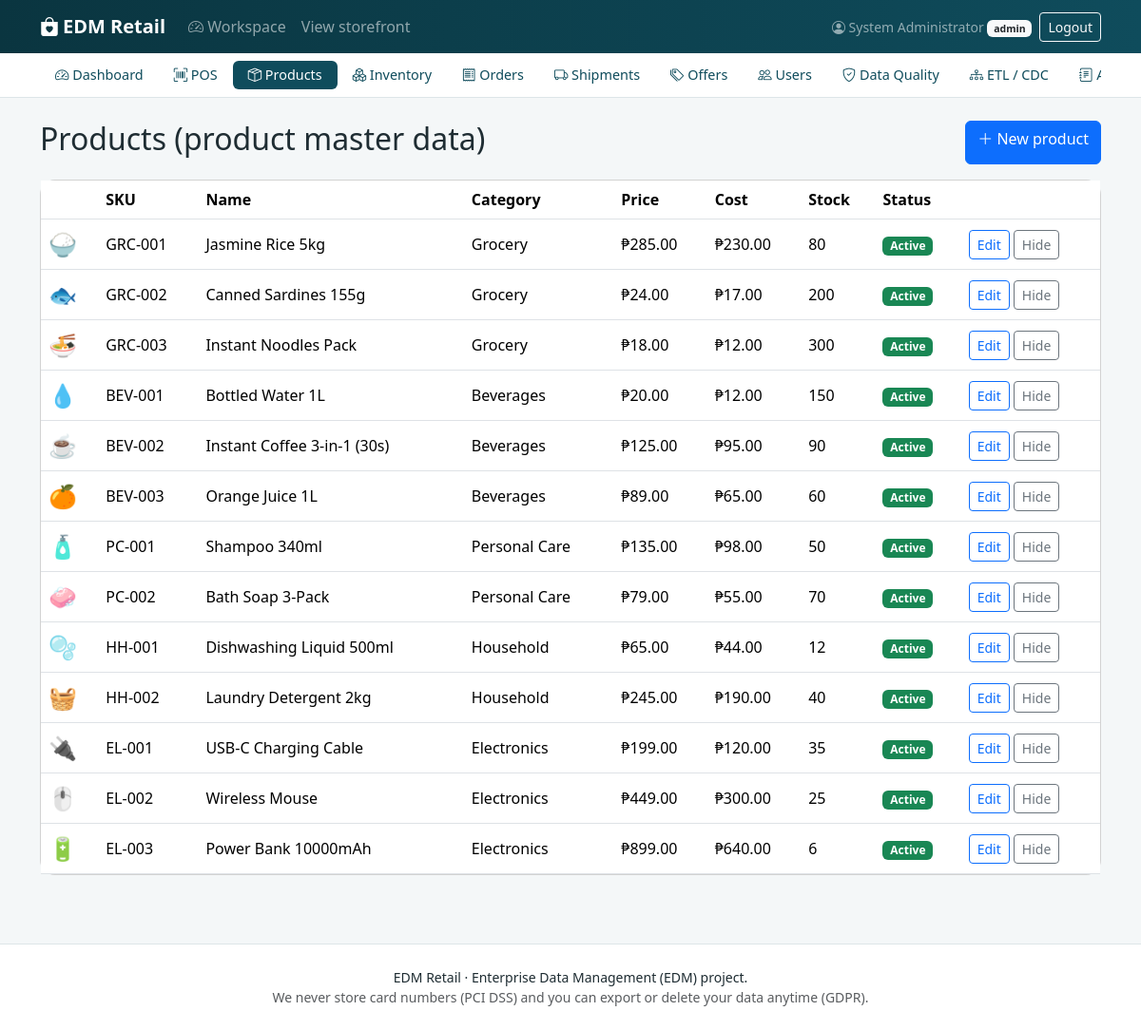
/admin/products.php (signed in), run on the app's committed database.
### tables this page shows
CREATE TABLE products (                        
  id            INT AUTO_INCREMENT PRIMARY KEY,
  sku           VARCHAR(30)  NOT NULL UNIQUE,
  name          VARCHAR(150) NOT NULL,
  description   VARCHAR(500) NULL,
  category_id   INT NOT NULL,
  supplier_id   INT NULL,
  price         DECIMAL(10,2) NOT NULL,
  cost_price    DECIMAL(10,2) NOT NULL DEFAULT 0,
  stock_qty     INT NOT NULL DEFAULT 0,
  reorder_level INT NOT NULL DEFAULT 10,
  emoji         VARCHAR(10) NOT NULL DEFAULT '📦',
  is_active     TINYINT(1) NOT NULL DEFAULT 1,
  created_at    TIMESTAMP NOT NULL DEFAULT CURRENT_TIMESTAMP,
  FOREIGN KEY (category_id) REFERENCES categories(id),
  FOREIGN KEY (supplier_id) REFERENCES suppliers(id)
);

CREATE TABLE categories (
  id   INT AUTO_INCREMENT PRIMARY KEY,
  name VARCHAR(80) NOT NULL UNIQUE
);

### includes/functions.php (called while the page is built, shortened)
<?php
function e($v): string { return htmlspecialchars((string)$v, ENT_QUOTES, 'UTF-8'); }
function money($n): string { return CURRENCY . number_format((float)$n, 2); }

### admin/products.php (the view, shortened to what this page needs)
<?php
$pdo = db();
$list = $pdo->query('SELECT p.*, c.name AS category FROM products p JOIN categories c ON c.id=p.category_id ORDER BY p.id')->fetchAll();
require __DIR__ . '/../includes/header.php';
require __DIR__ . '/../includes/staff_nav.php';
?>
<div class="container py-4">
  <div class="d-flex justify-content-between mb-3"><h2>Products (product master data)</h2>
    <a class="btn btn-primary" href="?new=1"><i class="bi bi-plus-lg"></i> New product</a></div>
  <div class="card"><div class="table-responsive"><table class="table table-hover mb-0">
    <thead><tr><th></th><th>SKU</th><th>Name</th><th>Category</th><th>Price</th><th>Cost</th><th>Stock</th><th>Status</th><th></th></tr></thead><tbody>
    <?php foreach ($list as $p): ?><tr class="<?= $p['is_active'] ? '' : 'table-secondary' ?>">
      <td class="fs-4"><?= e($p['emoji']) ?></td><td><?= e($p['sku']) ?></td><td><?= e($p['name']) ?></td><td><?= e($p['category']) ?></td>
      <td><?= money($p['price']) ?></td><td><?= money($p['cost_price']) ?></td><td><?= (int)$p['stock_qty'] ?></td>
      <td><?= $p['is_active'] ? '<span class="badge text-bg-success">Active</span>' : '<span class="badge text-bg-secondary">Hidden</span>' ?></td>
      <td class="text-nowrap"><a class="btn btn-sm btn-outline-primary" href="?edit=<?= (int)$p['id'] ?>">Edit</a>
        <form method="post" class="d-inline"><?= csrf_field() ?><input type="hidden" name="action" value="toggle"><input type="hidden" name="id" value="<?= (int)$p['id'] ?>">
          <button class="btn btn-sm btn-outline-secondary"><?= $p['is_active'] ? 'Hide' : 'Show' ?></button></form></td></tr><?php endforeach; ?>
    </tbody></table></div></div>
</div>
<?php require __DIR__ . '/../includes/footer.php'; ?>

### assets/css/style.css (style rules this page uses)
:root { --brand:#0f4c5c; --brand-dark:#0a3540; --accent:#f4a261; --soft:#f4f7f8; }
body { background: var(--soft); color:#1f2d33; }
.card { border-radius:1rem; }
.table > :not(caption) > * > * { vertical-align: middle; }

### data on the page
products: emoji "🍚", sku "GRC-001", name "Jasmine Rice 5kg", category.name "Grocery", price "₱285.00", cost_price "₱230.00", stock_qty "80", is_active "Active"
products: emoji "🐟", sku "GRC-002", name "Canned Sardines 155g", category.name "Grocery", price "₱24.00", cost_price "₱17.00", stock_qty "200", is_active "Active"
products: emoji "🍜", sku "GRC-003", name "Instant Noodles Pack", category.name "Grocery", price "₱18.00", cost_price "₱12.00", stock_qty "300", is_active "Active"
products: emoji "💧", sku "BEV-001", name "Bottled Water 1L", category.name "Beverages", price "₱20.00", cost_price "₱12.00", stock_qty "150", is_active "Active"
products: emoji "☕", sku "BEV-002", name "Instant Coffee 3-in-1 (30s)", category.name "Beverages", price "₱125.00", cost_price "₱95.00", stock_qty "90", is_active "Active"
products: emoji "🍊", sku "BEV-003", name "Orange Juice 1L", category.name "Beverages", price "₱89.00", cost_price "₱65.00", stock_qty "60", is_active "Active"
products: emoji "🧴", sku "PC-001", name "Shampoo 340ml", category.name "Personal Care", price "₱135.00", cost_price "₱98.00", stock_qty "50", is_active "Active"
products: emoji "🧼", sku "PC-002", name "Bath Soap 3-Pack", category.name "Personal Care", price "₱79.00", cost_price "₱55.00", stock_qty "70", is_active "Active"
products: emoji "🫧", sku "HH-001", name "Dishwashing Liquid 500ml", category.name "Household", price "₱65.00", cost_price "₱44.00", stock_qty "12", is_active "Active"
products: emoji "🧺", sku "HH-002", name "Laundry Detergent 2kg", category.name "Household", price "₱245.00", cost_price "₱190.00", stock_qty "40", is_active "Active"
products: emoji "🔌", sku "EL-001", name "USB-C Charging Cable", category.name "Electronics", price "₱199.00", cost_price "₱120.00", stock_qty "35", is_active "Active"
products: emoji "🖱️", sku "EL-002", name "Wireless Mouse", category.name "Electronics", price "₱449.00", cost_price "₱300.00", stock_qty "25", is_active "Active"
products: emoji "🔋", sku "EL-003", name "Power Bank 10000mAh", category.name "Electronics", price "₱899.00", cost_price "₱640.00", stock_qty "6", is_active "Active"

### other printed values
APP_NAME "EDM Retail"
$u['name'] "System Administrator"
$u['role'] "admin"
$label "Dashboard"
$label "POS"
$label "Products"
$label "Inventory"
$label "Orders"
$label "Shipments"
$label "Offers"
$label "Users"
$label "Data Quality"
$label "ETL / CDC"
